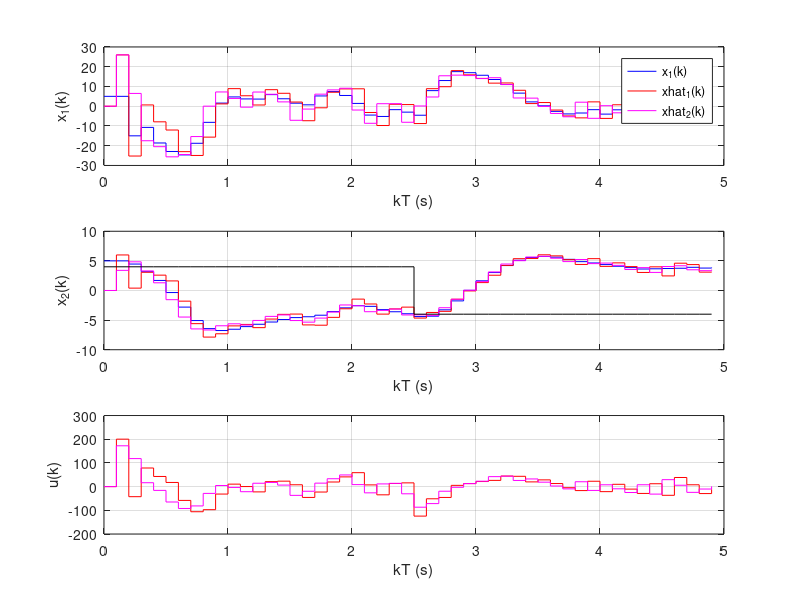

This figure's MATLAB source:
% ELT013 - Controle Digital
% Projeto de controlador no espaco de estados: rastreamento
%
% Prof. Bruno Teixeira, DELT/UFMG, 06/2017

%% Sistema: satelite duplo integrador
% Entrada: torque, Saida: posicao angular

close all; clc; clear all

% Funcao de transferencia em Laplace
nGs = 1;
dGs = [1 0 0];
Gs = tf(nGs, dGs)
% Espaco de estados:
[Ac, Bc, Cc, Dc] = tf2ss(nGs, dGs);
SysS = ss(Ac, Bc, Cc, Dc)

% Discretizacao do modelo em tempo continuo:
Ts = 0.1;
SysZ = c2d(SysS, Ts, 'zoh')
[A, B, C, D, Ts] = ssdata(SysZ)
[nGz, dGz] = ss2tf(A, B, C, D);
Gz = zpk(minreal(tf(nGz, dGz, Ts)))

% Observe que a saida y(k) = x2(k).
% Assuma que desejamos rastrear yr(k) = x2(k) tal que:
Cr = C;
% Cr = [0.5 0.9];

%% Projeto do OBSERVADOR:

% Teste de observabilidade:

% Usando funcao do Matlab:
Ob = obsv(A,C);
% Passo a passo:
Ob = [C; C*A];
if (size(A,1)-rank(Ob)==0)
    disp('O sistema e observavel.');
end

% Especificacoes de requisito:
% Polos desejados em z:
p1z = 0.4 + i*0.4;
p2z = 0.4 - i*0.4;
% Equacao caracteristica desejada:
alphacz = conv([1 -p1z],[1 -p2z])


% Projeto de PREDITOR pela Formula de Ackerman

% Usando funcao do Matlab:
L = acker(A', C', [p1z p2z])' 
% Passo a passo:
L = ( A^2 + alphacz(2)*A + alphacz(3)*eye(size(A)) )*inv(Ob)*[zeros(size(A,1)-1,1);  1]

% Projeto de FILTRO pela Formula de Ackerman

% Usando funcao do Matlab:
% Obs.: Basta substituir C por C*A
G = acker(A', (C*A)', [p1z p2z])' 
% Passo a passo:
% Obs.: Basta multiplicar a matriz de observabilidade por A
G = ( A^2 + alphacz(2)*A + alphacz(3)*eye(size(A)) )*inv(Ob*A)*[zeros(size(A,1)-1,1);  1]


%% Projeto do CONTROLADOR:

% Teste de Controlabilidade
Co = [B A*B];
if (size(A,1)-rank(Co)==0)
    disp('O sistema e controlavel.');
end

% Requisitos do controlador:
zeta = 0.5;
zetawn = 1.8;
wn = zetawn/zeta;
% Polos desejados em s:
p1s = -zetawn + i*wn*sqrt(1-zeta^2);
p2s = -zetawn - i*wn*sqrt(1-zeta^2);
% Polos desejados em z:
pc1z = exp(p1s*Ts)
pc2z = exp(p2s*Ts)
% Equacao caracteristica desejada:
alphaccz = conv([1 -pc1z],[1 -pc2z])

% Alocacao de polos (passo a passo da Formula de Ackermann):
K = [zeros(1,size(A,1)-1)  1]*inv(Co)*( A^2 + alphaccz(2)*A + alphaccz(3)*eye(size(A)) )

%% Obtencao dos Ganhos de Referencia:
Nn = inv([A-eye(size(A)), B; Cr, 0])*([zeros(2,1); 1])
Nx = Nn(1:2)
Nr = Nn(3) % Observe que Nr = 0 pois sistema e tipo 2

%% Simulacao:
% 1 - caso com observador do tipo preditor
% 2 - caso com observador do tipo filtro

x0 = [5 5]';
N = 50;
u1 = 0;
u2 = 0;
kT = [0:Ts:(N-1)*Ts];
xmf1 = [x0 x0]; % Estado verdadeiro
ymf1 = C*x0;
xhat1 = [0 0]'; % Estado estimado
xmf2 = [x0 x0]; % Estado verdadeiro
ymf2 = [C*x0, C*x0];
xhat2 = [0 0]';

% Ruido:
w = 0.05*randn(2,N+1); % de processo
v = 0.5*randn(1,N+1); % de observacao

% Referencia:
r = [4*ones(1,N/2), -4*ones(1,N/2)];

for k = 2:N
    % ------------------- CASO 1: Preditor + regulador --------------------
    % Observador de estados:
    xhat1(:,k) = A*xhat1(:,k-1) + B*u1(k-1)  +  L*(ymf1(:,k-1) - C*xhat1(:,k-1));
    % Lei de controle:
    u1(k) = -K*(xhat1(:,k) - Nx*r(k)) + Nr*r(k);
    % Processo controlado:
    xmf1(:,k+1) = A*xmf1(:,k) + B*u1(k) +  w(:,k);
    ymf1(:,k+1) = C*xmf1(:,k+1) + v(k+1);
    % ------------------- CASO 2: Filtro + regulador ----------------------
    % Observador de estados:
    xhat2k_ = A*xhat2(:,k-1) + B*u2(k-1);
    yhat2k_ = C*xhat2k_;
    xhat2(:,k) = xhat2k_  +  G*(ymf2(:,k) - yhat2k_);
    % Lei de controle:
    u2(k) = -K*(xhat2(:,k) - Nx*r(k)) + Nr*r(k);
    % Processo controlado:
    xmf2(:,k+1) = A*xmf2(:,k) + B*u2(k) + w(:,k);
    ymf2(:,k+1) = C*xmf2(:,k+1) + v(k+1);
end
figure; subplot(311); stairs(kT, xmf1(1,1:end-1), 'b'); hold on; stairs(kT, xhat1(1,:), 'r'); stairs(kT, xhat2(1,:), 'm'); xlabel('kT (s)'); ylabel('x_1(k)'); grid on; legend('x_1(k)','xhat_1(k)','xhat_2(k)')
        subplot(312); stairs(kT, xmf1(2,1:end-1), 'b'); hold on; stairs(kT, xhat1(2,:), 'r'); stairs(kT, xhat2(2,:), 'm'); stairs(kT, r, 'k'); xlabel('kT (s)'); ylabel('x_2(k)'); grid on;
        subplot(313); stairs(kT, u1, 'r'); hold on; stairs(kT, u2, 'm'); xlabel('kT (s)'); ylabel('u(k)'); grid on;
        
